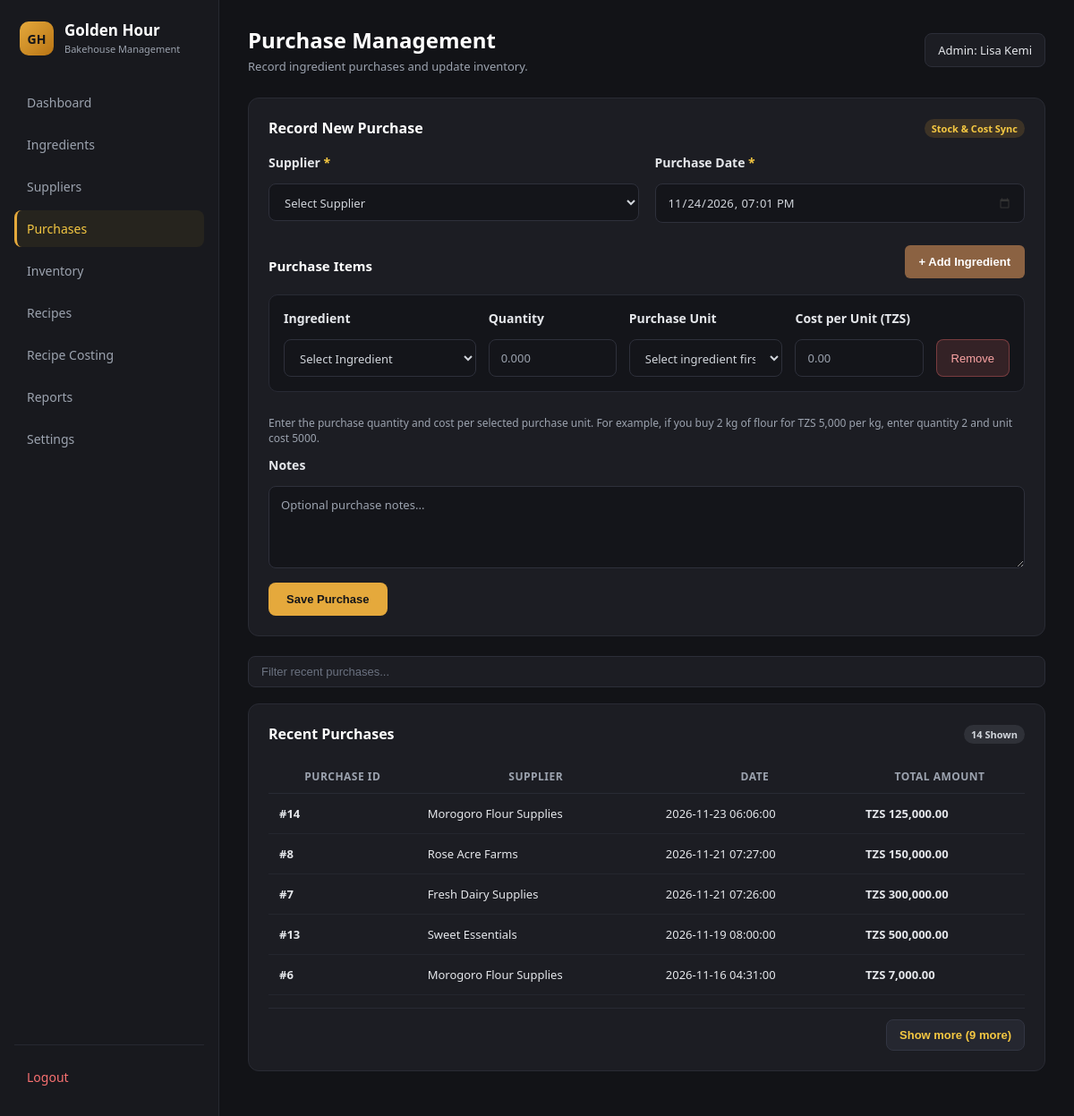
Page /pages/purchases.php (signed in) on the committed database.
### tables this page shows
CREATE TABLE `purchases` (
  `purchase_id` int NOT NULL,
  `supplier_id` int DEFAULT NULL,
  `purchase_date` datetime DEFAULT CURRENT_TIMESTAMP,
  `total_amount` decimal(12,2) DEFAULT '0.00',
  `notes` text,
  `created_at` timestamp NULL DEFAULT CURRENT_TIMESTAMP
);

CREATE TABLE `suppliers` (
  `supplier_id` int NOT NULL,
  `supplier_name` varchar(150) NOT NULL,
  `contact_person` varchar(100) DEFAULT NULL,
  `phone` varchar(30) DEFAULT NULL,
  `email` varchar(100) DEFAULT NULL,
  `address` text,
  `created_at` timestamp NULL DEFAULT CURRENT_TIMESTAMP,
  `is_active` tinyint(1) DEFAULT '1'
);

### pages/purchases.php (the view, shortened to what this page needs)
<?php
require_once "../config/database.php";
$suppliers = $pdo->query(
    "SELECT supplier_id, supplier_name
     FROM suppliers
     WHERE is_active = 1
     ORDER BY supplier_name"
)->fetchAll();
$ingredients = $pdo->query(
    "SELECT ingredient_id, ingredient_name, base_unit
     FROM ingredients
     WHERE is_active = 1
     ORDER BY ingredient_name"
)->fetchAll();
$purchaseHistory = $pdo->query(
    "SELECT
        p.purchase_id,
        p.purchase_date,
        p.total_amount,
        s.supplier_name
     FROM purchases p
     LEFT JOIN suppliers s
        ON p.supplier_id = s.supplier_id
     ORDER BY p.purchase_date DESC
     LIMIT 20"
)->fetchAll();
$adminName = htmlspecialchars($_SESSION["full_name"] ?? "Administrator");
?>
<!DOCTYPE html>
<html lang="en">
<head>
    <link rel="stylesheet" href="../assets/css/style.css">
</head>
<body class="dark-dashboard-body">
<div class="dashboard-container dark-dashboard">
    <aside class="sidebar dark-sidebar">
        <div>
            <div class="logo">
                <div class="brand-mark">GH</div>
                <div>
                    <h2>Golden Hour</h2>
                    <p>Bakehouse Management</p>
                </div>
            </div>
            <nav aria-label="Main Navigation">
                <ul>
                    <li><a href="../dashboard.php">Dashboard</a></li>
                    <li><a href="ingredients.php">Ingredients</a></li>
                    <li><a href="suppliers.php">Suppliers</a></li>
                    <li><a href="purchases.php" class="active">Purchases</a></li>
                    <li><a href="inventory.php">Inventory</a></li>
                    <li><a href="recipes.php">Recipes</a></li>
                    <li><a href="recipe_costing.php">Recipe Costing</a></li>
                    <li><a href="reports.php">Reports</a></li>
                    <li><a href="settings.php">Settings</a></li>
                </ul>
            </nav>
        </div>
        <div class="sidebar-footer">
            <a href="../logout.php" class="logout-link">Logout</a>
        </div>
    </aside>
    <main class="main-content dark-main">
        <header class="topbar dark-topbar">
            <div>
                <h1>Purchase Management</h1>
                <p class="topbar-subtitle">Record ingredient purchases and update inventory.</p>
            </div>
            <div class="topbar-controls">
                <span class="admin-badge">Admin: <?php echo $adminName; ?></span>
            </div>
        </header>
        <section class="content-section dark-panel subpage-card">
            <div class="panel-header">
                <h2>Record New Purchase</h2>
                <span class="card-tag tag-gold">Stock & Cost Sync</span>
            </div>
            <?php if (count($suppliers) === 0): ?>
                <p class="empty-note">Please register an active supplier before recording a purchase.</p>
            <?php elseif (count($ingredients) === 0): ?>
                <p class="empty-note">Please register an active ingredient before recording a purchase.</p>
            <?php else: ?>
                <form method="POST" id="purchaseForm" class="dark-form">
                    <div class="form-two-col">
                        <div class="form-field">
                            <label for="supplier_id">Supplier <span class="req-star">*</span></label>
                            <select id="supplier_id" name="supplier_id" required>
                                <option value="">Select Supplier</option>
                            </select>
                        </div>
                        <div class="form-field">
                            <label for="purchase_date">Purchase Date <span class="req-star">*</span></label>
                            <input
                                id="purchase_date"
                                type="datetime-local"
                                name="purchase_date"
                                value="<?php echo date("Y-m-d\TH:i"); ?>"
                                required
                            >
                        </div>
                    </div>
                    <div class="purchase-items-header">
                        <h3>Purchase Items</h3>
                        <button type="button" id="addItemButton" class="dark-secondary-btn">
                            + Add Ingredient
                        </button>
                    </div>
                    <div id="purchaseItems"></div>
                    <p class="form-hint dark-hint">
                        Enter the purchase quantity and cost per selected purchase unit. For example, if you buy 2 kg of flour for TZS 5,000 per kg, enter quantity 2 and unit cost 5000.
                    </p>
                    <div class="form-field">
                        <label for="notes">Notes</label>
                        <textarea
                            id="notes"
                            name="notes"
                            placeholder="Optional purchase notes..."
                        ></textarea>
                    </div>
                    <div class="form-actions-bar">
                        <button type="submit" class="primary-button dark-submit-btn">
                            Save Purchase
                        </button>
                    </div>
                </form>
            <?php endif; ?>
        </section>
        <div class="between-cards-search-bar">
            <input
                type="search"
                id="purchaseSearch"
                class="dark-search-input"
                placeholder="Filter recent purchases..."
                aria-label="Filter recent purchases"
            >
        </div>
        <section class="content-section dark-panel subpage-card">
            <div class="panel-header">
                <h2>Recent Purchases</h2>
                <span class="card-tag tag-neutral"><?php echo count($purchaseHistory); ?> Shown</span>
            </div>
            <div class="table-container">
                <table class="dark-table" id="purchasesTable">
                    <thead>
                        <tr>
                            <th>Purchase ID</th>
                            <th>Supplier</th>
                            <th>Date</th>
                            <th>Total Amount</th>
                        </tr>
                    </thead>
                    <tbody>
                        <?php if (count($purchaseHistory) > 0): ?>
                            <?php foreach ($purchaseHistory as $purchase): ?>
                                <tr>
                                    <td class="cell-strong">
                                        #<?php echo (int)$purchase["purchase_id"]; ?>
                                    </td>
                                    <td>
                                        <?php echo htmlspecialchars(
                                            $purchase["supplier_name"] ?? "Unknown supplier"
                                        ); ?>
                                    </td>
                                    <td class="cell-muted">
                                        <?php echo htmlspecialchars($purchase["purchase_date"]); ?>
                                    </td>
                                    <td class="cell-strong">
                                        TZS <?php echo number_format(
                                            (float)$purchase["total_amount"],
                                            2
                                        ); ?>
                                    </td>
                                </tr>
                            <?php endforeach; ?>
                        <?php else: ?>
                            <tr>
                                <td colspan="4" class="empty-row">No purchases recorded yet.</td>
                            </tr>
                        <?php endif; ?>
                    </tbody>
                </table>
            </div>
            <?php if (count($purchaseHistory) > 5): ?>
                <div class="table-disclosure-bar">
                    <button
                        type="button"
                        id="togglePurchasesBtn"
                        class="dark-secondary-btn disclosure-toggle-btn"
                        aria-expanded="false"
                        aria-controls="purchasesTable"
                    >
                    </button>
                </div>
            <?php endif; ?>
        </section>
    </main>
</div>
</body>
</html>

### rows in the picture
purchases: purchase_id "14", supplier.supplier_name "Morogoro Flour Supplies", purchase_date "2026-11-23 06:06:00", total_amount "125,000.00"
purchases: purchase_id "8", supplier.supplier_name "Rose Acre Farms", purchase_date "2026-11-21 07:27:00", total_amount "150,000.00"
purchases: purchase_id "7", supplier.supplier_name "Fresh Dairy Supplies", purchase_date "2026-11-21 07:26:00", total_amount "300,000.00"
purchases: purchase_id "13", supplier.supplier_name "Sweet Essentials", purchase_date "2026-11-19 08:00:00", total_amount "500,000.00"
purchases: purchase_id "6", supplier.supplier_name "Morogoro Flour Supplies", purchase_date "2026-11-16 04:31:00", total_amount "7,000.00"

### other values in the picture
$adminName "Lisa Kemi"
count($purchaseHistory) "14"
